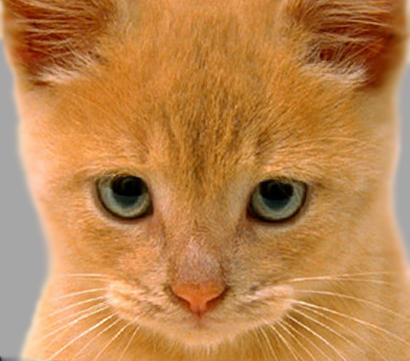
%> input picture Homework 1/cat.bmp, 410 x 361 px
$ octave hw1_q2.m   (GNU Octave 9; MATLAB toolbox functions it lacks are replaced by stand-ins)
%> lines starting %> are read from the running program, lines starting %| are printed output that depends on the picture
%--------------------------------------------%
% CMPE 465                                   %
% Author: Efe Berk ERGULEC                   %
% Homework: 0                                %
% Question: 2                                %
% Description: High-pass and low-pass filter %
% implementation to images and creating new  %
% image that contains both of them.          %
%--------------------------------------------%

%% QUESTION 2: HYBRID IMAGES

disp('--------------------------------');
disp('QUESTION 2:');
im1 = imread('cat.bmp');
%> im1 is the input picture: size 361x410x3 uint8; mean R, G, B 188.3, 132.5, 77.1
im2 = imread('dog.bmp');
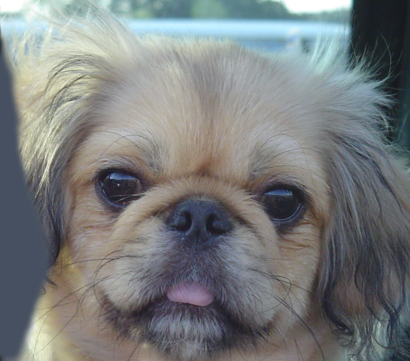
%> input picture Homework 1/dog.bmp, 410 x 361 px
%> im2 is the input picture: size 361x410x3 uint8; mean R, G, B 121.2, 124.5, 125
disp('--> Image implementation complete.');

% High filter and low filter implementation.
high_filter = fspecial('gaussian', [100 100], 20);
low_filter = fspecial('gaussian', [20 20], 20);
disp('--> Filter generation complete.');

% High and low filtered images.
hf = im1 - imfilter(im1,high_filter,'same');
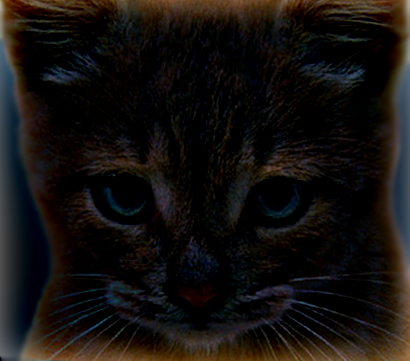
%> hf: size 361x410x3 uint8; mean R, G, B 20.3, 16.8, 14.5
lf = imfilter(im2,low_filter,'same');
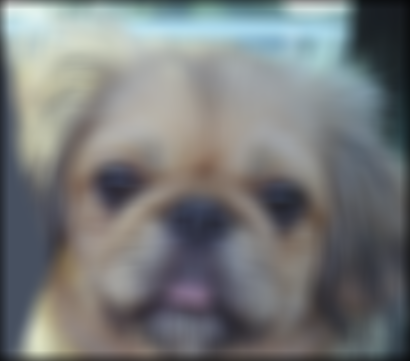
%> lf: size 361x410x3 uint8; mean R, G, B 118.5, 121.5, 121.9

% Filtered image
filtered_image = hf + lf;
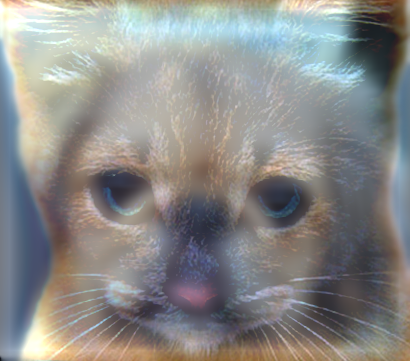
%> filtered_image: size 361x410x3 uint8; mean R, G, B 138.7, 138.1, 136.3
filtered_image = imresize(filtered_image, 2);
%> filtered_image: size 722x820x3 uint8
imshow(filtered_image);
disp('--> Image display complete.');

% [8 lines of commented-out code are left out]
disp('--------------------------------');
